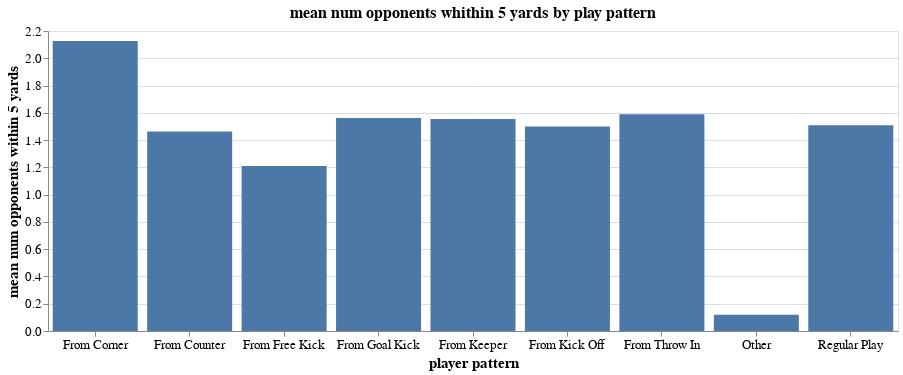

Notebook cell for this chart:
### Markdown cell above
**Comments:**

For goal scoring rate by _play pattern_, we see that "other" has a very large percent goals scored value. This tells us that "other" refers to penalties. Aside from "other", we can see that shots from counter attacks have a larger chance to produce a goal than any other play pattern, probably because counter attacks mean that the opposition is much less organized, resulting in more space. To be sure, we can check this below:

### Code cell
alt.Chart(shot_training_set.groupby("play pattern").mean().reset_index()).mark_bar().encode(
        alt.X('play pattern:N', axis = alt.Axis(title = "player pattern", labelAngle = 0)),
        alt.Y('num opponents within 5 yards:Q', axis = alt.Axis(title = 'mean num opponents within 5 yards'))
).properties(width = 850, height = 300, 
             title = "mean num opponents whithin 5 yards by play pattern"
).configure_axis(labelFontSize = 13, titleFontSize = 15
).configure_title(fontSize = 16)

### Figure 1 — Vega-Lite specification as saved in the notebook (floating-point values rounded to 4 significant figures)
{"$schema": "https://vega.github.io/schema/vega-lite/v3.4.0.json", "config": {"axis": {"labelFontSize": 13, "titleFontSize": 15}, "mark": {"tooltip": null}, "title": {"fontSize": 16}, "view": {"height": 300, "width": 400}}, "data": {"name": "data-39d9f21e5dd78dbb3da8db6bfd97a76f"}, "datasets": {"data-39d9f21e5dd78dbb3da8db6bfd97a76f": [{"Distance from goal": 15.58, "duration": 0.8082, "first time": 0.3238, "num opponents between shot and goal": 0.9549, "num opponents within 5 yards": 2.127, "outcome": 0.09918, "play pattern": "From Corner", "statsbomb xg": 0.09968, "x gk position": 118.5, "x start location": 106.8, "y gk position": 40.01, "y start location": 39.97}, {"Distance from goal": 17.19, "duration": 0.6659, "first time": 0.2607, "num opponents between shot and goal": 0.2456, "num opponents within 5 yards": 1.464, "outcome": 0.198, "play pattern": "From Counter", "statsbomb xg": 0.1978, "x gk position": 115.5, "x start location": 106.3, "y gk position": 39.66, "y start location": 39.23}, {"Distance from goal": 21.88, "duration": 0.8327, "first time": 0.2391, "num opponents between shot and goal": 1.321, "num opponents within 5 yards": 1.21, "outcome": 0.1186, "play pattern": "From Free Kick", "statsbomb xg": 0.09713, "x gk position": 118.2, "x start location": 101.0, "y gk position": 40.01, "y start location": 39.43}, {"Distance from goal": 19.2, "duration": 0.7669, "first time": 0.3542, "num opponents between shot and goal": 0.4722, "num opponents within 5 yards": 1.562, "outcome": 0.1528, "play pattern": "From Goal Kick", "statsbomb xg": 0.1315, "x gk position": 117.5, "x start location": 104.1, "y gk position": 40.0, "y start location": 40.45}, {"Distance from goal": 19.84, "duration": 0.7553, "first time": 0.3148, "num opponents between shot and goal": 0.5093, "num opponents within 5 yards": 1.556, "outcome": 0.08333, "play pattern": "From Keeper", "statsbomb xg": 0.1395, "x gk position": 116.6, "x start location": 102.7, "y gk position": 39.75, "y start location": 38.49}, {"Distance from goal": 21.03, "duration": 0.8578, "first time": 0.3, "num opponents between shot and goal": 0.4917, "num opponents within 5 yards": 1.5, "outcome": 0.1083, "play pattern": "From Kick Off", "statsbomb xg": 0.09191, "x gk position": 117.8, "x start location": 102.0, "y gk position": 39.99, "y start location": 40.13}, {"Distance from goal": 19.62, "duration": 0.786, "first time": 0.3412, "num opponents between shot and goal": 0.4827, "num opponents within 5 yards": 1.59, "outcome": 0.1216, "play pattern": "From Throw In", "statsbomb xg": 0.1134, "x gk position": 117.8, "x start location": 103.6, "y gk position": 39.93, "y start location": 39.59}, {"Distance from goal": 12.78, "duration": 0.5771, "first time": 0.048, "num opponents between shot and goal": 0.048, "num opponents within 5 yards": 0.12, "outcome": 0.744, "play pattern": "Other", "statsbomb xg": 0.7274, "x gk position": 119.8, "x start location": 107.3, "y gk position": 39.97, "y start location": 39.96}, {"Distance from goal": 19.05, "duration": 0.7724, "first time": 0.332, "num opponents between shot and goal": 0.4732, "num opponents within 5 yards": 1.509, "outcome": 0.1459, "play pattern": "Regular Play", "statsbomb xg": 0.134, "x gk position": 117.3, "x start location": 104.1, "y gk position": 39.85, "y start location": 39.17}]}, "encoding": {"x": {"axis": {"labelAngle": 0, "title": "player pattern"}, "field": "play pattern", "type": "nominal"}, "y": {"axis": {"title": "mean num opponents within 5 yards"}, "field": "num opponents within 5 yards", "type": "quantitative"}}, "height": 300, "mark": "bar", "title": "mean num opponents whithin 5 yards by play pattern", "width": 850}
